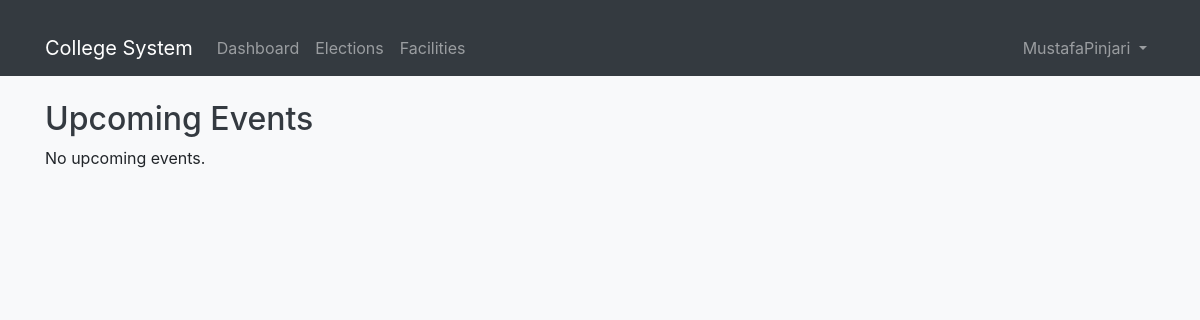
The page /facilities/events/ (signed in) on the database as committed earlier.
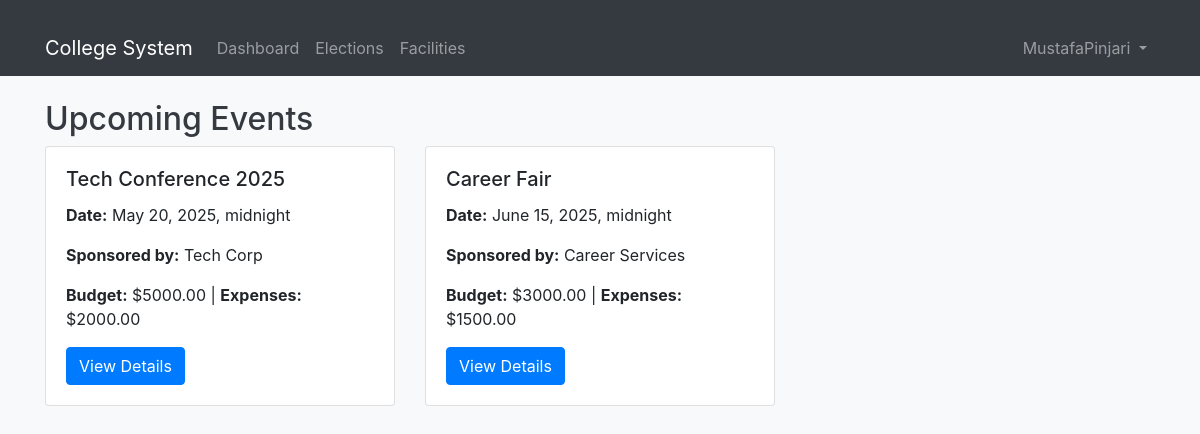
The same page on the database as committed later.
### facilities/models.py (models this page shows, shortened)
class Event(models.Model):
    title = models.CharField(max_length=200)
    date = models.DateTimeField()
    sponsor = models.CharField(max_length=200)
    budget = models.DecimalField(max_digits=10, decimal_places=2)
    expenses = models.DecimalField(max_digits=10, decimal_places=2)

### facilities/views.py (the view)
# urls.py: path('events/', views.event_list, name='event_list'),
@login_required
def event_list(request):
    events = Event.objects.all()
    return render(request, 'facilities/event_list.html', {'events': events})

### facilities/templates/facilities/event_list.html (shortened to what this page needs)
{% extends 'base.html' %}
{% block content %}
<h2>Upcoming Events</h2>
<div class="row">
    {% for event in events %}
    <div class="col-md-4 mb-4">
        <div class="card">
            <div class="card-body">
                <h5 class="card-title">{{ event.title }}</h5>
                <p><strong>Date:</strong> {{ event.date }}</p>
                <p><strong>Sponsored by:</strong> {{ event.sponsor }}</p>
                <p><strong>Budget:</strong> ${{ event.budget }} | <strong>Expenses:</strong> ${{ event.expenses }}</p>
                <a href="{% url 'facilities:event_detail' event.id %}" class="btn btn-primary">View Details</a>
            </div>
        </div>
    </div>
    {% empty %}
    <div class="col-12">
        <p>No upcoming events.</p>
    </div>
    {% endfor %}
</div>
{% endblock %}

Rows that differ between the two databases and show on the page:
added Event: title "Tech Conference 2025", date "May 20, 2025, midnight", sponsor "Tech Corp", budget "5000.00", expenses "2000.00"
added Event: title "Career Fair", date "June 15, 2025, midnight", sponsor "Career Services", budget "3000.00", expenses "1500.00"
Other text that changed with them:
text no longer shown: "No upcoming events."
